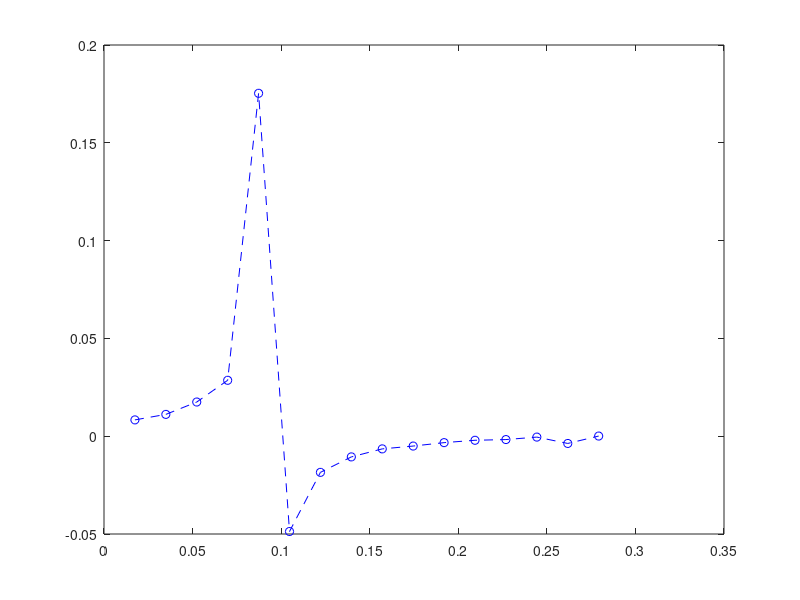

The MATLAB source for this figure:
clear all
clc
data = [-16.2500   -0.6742
  -16.0000   -0.9991
  -15.7500   -1.0281
  -15.5000   -1.0555
  -15.2500   -1.0806
  -15.0000   -1.0994
  -14.7500   -1.1090
  -14.5000   -1.1130
  -14.2500   -1.1162
  -14.0000   -1.1178
  -13.7500   -1.1192
  -13.5000   -1.1182
  -13.2500   -1.1181
  -13.0000   -1.1180
  -12.7500   -1.1174
  -12.5000   -1.1162
  -12.2500   -1.1150
  -12.0000   -1.1150
  -11.7500   -1.1047
  -11.5000   -1.0933
  -11.2500   -1.0824
  -11.0000   -1.0715
  -10.7500   -1.0600
  -10.5000   -1.0485
  -10.2500   -1.0371
  -10.0000   -1.0256
   -9.7500   -1.0121
   -9.5000   -0.9989
   -9.2500   -0.9857
   -9.0000   -0.9722
   -8.7500   -0.9582
   -8.5000   -0.9438
   -8.2500   -0.9289
   -8.0000   -0.9135
   -7.7500   -0.8988
   -7.5000   -0.8739
   -7.2500   -0.8430
   -7.0000   -0.8110
   -6.7500   -0.7783
   -6.5000   -0.7480
   -6.2500   -0.7188
   -6.0000   -0.6868
   -5.7500   -0.6530
   -5.5000   -0.6184
   -5.2500   -0.5914
   -5.0000   -0.5603
   -4.7500   -0.5272
   -4.5000   -0.4932
   -4.2500   -0.4586
   -4.0000   -0.4335
   -3.7500   -0.4036
   -3.5000   -0.3741
   -3.2500   -0.3462
   -3.0000   -0.3249
   -2.7500   -0.3003
   -2.5000   -0.2716
   -2.2500   -0.2413
   -2.0000   -0.2188
   -1.7500   -0.1898
   -1.5000   -0.1595
   -1.2500   -0.1352
   -1.0000   -0.1072
   -0.7500   -0.0794
   -0.5000   -0.0544
   -0.2500   -0.0258
         0         0
    0.2500    0.0259
    0.7500    0.0794
    1.0000    0.1072
    1.2500    0.1352
    1.5000    0.1595
    1.7500    0.1898
    2.0000    0.2188
    2.2500    0.2413
    2.5000    0.2716
    2.7500    0.3002
    3.0000    0.3249
    3.2500    0.3462
    3.5000    0.3741
    3.7500    0.4037
    4.0000    0.4334
    4.2500    0.4586
    4.5000    0.4933
    4.7500    0.5272
    5.0000    0.5603
    5.2500    0.5914
    5.5000    0.6184
    5.7500    0.6530
    6.0000    0.6868
    6.2500    0.7188
    6.5000    0.7481
    6.7500    0.7783
    7.0000    0.8111
    7.2500    0.8431
    7.5000    0.8741
    7.7500    0.8987
    8.0000    0.9133
    8.2500    0.9288
    8.5000    0.9436
    8.7500    0.9581
    9.0000    0.9721
    9.2500    0.9856
    9.5000    0.9987
    9.7500    1.0120
   10.0000    1.0255
   10.2500    1.0370
   10.5000    1.0485
   10.7500    1.0600
   11.0000    1.0715
   11.2500    1.0825
   11.5000    1.0935
   11.7500    1.1050
   12.0000    1.1154
   12.2500    1.1154
   12.5000    1.1168
   12.7500    1.1180
   13.0000    1.1187
   13.2500    1.1189
   13.5000    1.1192
   13.7500    1.1204
   14.0000    1.1190
   14.2500    1.1177
   14.5000    1.1151
   14.7500    1.1104
   15.0000    1.1008
   15.2500    1.0814
   15.5000    1.0554
   15.7500    1.0285
   16.0000    0.9995];
rho = 1.225; %density
nb = 2;      %number of blade
R = 0.355;       %radius

C = 0.032;     %blade chord length
%c_tip = 0.5*C;

CDo = 0.01;  %profile drag coefficient
%Cla = 0.0876;  %lift curve slope obtained from data given for NACA0012 airfoil lookup table
omega = 157; %rotor angular rate
%Rct = 0.2;     %root cut out
%Cth = 0.006;   % thrust coefficient for hover

sigma = nb*C/(pi*R);
%sigma1 = nb*c_tip/ (pi*R); %ideal twist with ideal taper

% theta_tip = 4.86*pi/180;  %theta_tip decided by gaussaian quadrature
% theta_tip1 = 8*pi/180;  %ideal twist with ideal 

r = linspace ( 0.0000000000000001, 1, 129);
W = [0.171324492,0.360761573,0.467913935,0.467913935,0.360761573,0.171324492];
m = [0.932469514, 0.661209386, 0.02386191860,-0.02386191860,-0.661209386,-0.932469514];
%ct = 0
%theta_tip_closed = (4*Cth/(sigma*Cla)) + (Cth/2)^0.5;    %closed form of theta tip

% Use of gaussian quaderature to decide theta_tip
% for i = 1:length(r)-1
%     a = r(i);
%     b = r(i+1);
%     sum = 0;
%     for j = 1:6
%         ti = (((b-a)/2)* m(j))+ ((a+b)/2);
%         lambda = sigma *(Cla/16)* ((1+(32* theta_tip/(sigma* Cla)))^0.5 -1) ;
%         dct = 0.5* sigma* Cla* ((theta_tip*ti) - lambda*ti^2)*W(j)* ((b-a)/2);
%         sum = sum+ dct
%     end
%     ct = sum + ct;
% end
% error = ((ct - Cth)/Cth)*100 
% ct1 = 0;
% Use of gaussian quaderature to decide theta_tip for ideal twist with  ideal taper case
% for g = 1:length(r)-1
%     a = r(g);
%     b = r(g+1);
%     sum1 = 0;
%     for h = 1:6
%         ti1 = (((b-a)/2)* m(h))+ ((a+b)/2);
%         lambda1 = sigma1 *(Cla/16)* ((1+(32* theta_tip1/(sigma1* Cla)))^0.5 -1) ;
%         dct1 = 0.5* sigma1* Cla* ((theta_tip1*ti1) - lambda1*ti1^2)*W(h)* ((b-a)/2);
%         sum1 = sum1+ dct1
%     end
%     ct1 = sum1 + ct1;
% end
% error1 = ((ct1 - Cth)/Cth)*100     
% 
% lambda_hover = (Cth/2)^0.5;
% 
% theta_75 = ((2*Cth/(sigma*Cla))+ (lambda_hover/2))*3;

%lambda = sigma *(Cla/16)* ((1+(32* theta_tip/(sigma* Cla)))^0.5 -1) %constant lambda for theta tip
%lambda1 =sigma1 *(Cla/16)* ((1+(32* theta_tip/(sigma1* Cla)))^0.5 -1); %ideal twist with ideal taper


% dCt_by_dr = rand (1, 10);
% dCt_by_dr_var = rand (1, 10);
% dCt_by_dr_var1 = rand (1, 10);
% dCt_by_dr_idtap = rand (1,10);
% 
% phi = rand (1,10);
% phi_var = rand (1,10);
% phi_var1 = rand (1,10);
% phi_idtap = rand (1,10);
% 
% %theta = rand(1,10);
% theta_var = rand(1,10);
% theta_var1 = rand(1,10);
% theta_idtap = rand (1,10);
% 
% lambda_var = rand(1,10);
% lambda_var1 = rand(1,10);
% 
% alpha_idtap = rand(1,10);
% alpha_var = rand(1,10);
% alpha = rand(1,10);
% alpha_var1 = rand(1,10);

% dCqi_by_dr = rand(1,10);
% dCqi_by_dr_var = rand(1,10);
% dCqi_by_dr_var1 = rand(1,10);
% dCqi_by_dr_idtap = rand(1,10);
% 
% dCq0_by_dr = rand(1,10);
% dCq0_by_dr_var = rand(1,10);
% dCq0_by_dr_var1 = rand(1,10);
% dCq0_by_dr_idtap = rand(1,10);
% 
% dCq_by_dr = rand (1,10);
% dCq_by_dr_var = rand (1,10);
% dCq_by_dr_var1 = rand (1,10);
% dCq_by_dr_idtap = rand (1,10);
% 
% dCt_by_dr_tiploss = rand(1,10);
% dCt_by_dr_var_tiploss = rand(1,10);
% dCt_by_dr_var1_tiploss  = rand(1,10);
% dCt_by_dr_idtap_tiploss= rand(1,10);

% lambda_tiploss = rand(1,10);
% lambda_var_tiploss = rand(1,10);
% lambda_var1_tiploss = rand(1,10);
% lambda_idtap_tiploss = rand(1,10);
% 
% dCq_by_dr_tiploss = rand (1,10);
% dCq_by_dr_var_tiploss = rand (1,10);
% dCq_by_dr_var1_tiploss= rand (1,10);
% dCq_by_dr_idtap_tiploss = rand (1,10);
% 
% dCqi_by_dr_tiploss = rand(1,10);
% dCqi_by_dr_var_tiploss = rand(1,10);
% dCqi_by_dr_var1_tiploss = rand(1,10);
% dCqi_by_dr_idtap_tiploss = rand(1,10);
% 
% dCq0_by_dr_tiploss = rand(1,10);
% dCq0_by_dr_var_tiploss = rand(1,10);
% dCq0_by_dr_var1_tiploss = rand(1,10);
% dCq0_by_dr_idtap_tiploss = rand(1,10);

% f = rand(1,10);
% F = rand(1,10);
lambda = rand(1,128);
phi = rand(1,128);
alpha = rand(1,128);
CT = rand(1,17); 
Cla = rand(1,28);
cl = data(:, 2);
Theta = 0:1:16;
theta = rand(1,17);
P = zeros(1,17)
for j = 1:length(Theta)
        %for ideal twist with theta_tip
        %theta(i) = theta_tip/ r(i);  %pitch angle for theta tip 
        %dCt_by_dr(i) =  0.5* sigma*Cla*((theta^2* r(i)) - (lambda(i)*r(i)) );   %thrust distribution equation for theta tip
        
        theta(j) = Theta(j)*(pi/180);
        for i = 1:length(r)-1
            lambda(i) = sqrt(sigma* abs(cl(i))* r(i)/8);
            phi(i)= lambda(i) / r(i);   %aoa for theta tip
            alpha(i) = theta(j) - phi(i);
            Cla(i) = cl(i)/alpha(i);
            a = r(i);
            b = r(i+1);
            sum1 = 0;
            for h = 1:6
                ti1 = (((b-a)/2)* m(h))+ ((a+b)/2);
                %lambda(i) = sigma1 *(Cla(i)/16)* ((1+(32* theta/(sigma1* Cla)))^0.5 -1) ;
                dct1 = 0.5* sigma* Cla(i)* ((theta(j)^2*ti1) - lambda(i)*ti1)*W(h)* ((b-a)/2);
                sum1 = sum1+ dct1;
            end
            P(j) = sum1 + P(j)
        end
        CT(j) = P(j);
%         dCqi_by_dr(i) = 0.5*sigma* Cla* alpha(i)* lambda* (r(i)^2);
%         dCq0_by_dr(i) = 0.5*sigma* CDo* (r(i)^3);
%         dCq_by_dr(i) = dCqi_by_dr(i) +  dCq0_by_dr(i);
%         
%         f(i) = (nb/2)* ((1-r(i))/(r(i)*sin(phi(i))));
%         F(i) = (2/pi)* acos(exp(-f(i)));
%         
%         lambda_tiploss(i) = (sigma*Cla/(16*F(i)))*((1+ (32*F(i)*theta(i)*r(i)/(sigma* Cla)))^0.5 - 1);
%         dCt_by_dr_tiploss(i) =  0.5* sigma*Cla*((theta_tip* r(i)) - (lambda_tiploss(i)*r(i)) );
%         dCqi_by_dr_tiploss(i) = 0.5*sigma* Cla* alpha(i)* lambda_tiploss(i)* (r(i)^2);
%         dCq0_by_dr_tiploss(i) = 0.5*sigma* CDo* (r(i)^3);
%         dCq_by_dr_tiploss(i) = dCqi_by_dr_tiploss(i) +  dCq0_by_dr_tiploss(i);
%         
%         % for linear twist
%         theta_tw = 0;
%         theta_var(i) = theta_75 + (theta_tw*(r(i)-0.75));      %variable theta
%         lambda_var(i) = sigma *(Cla/16)* ((1+(32* theta_var(i)* r(i)/(sigma* Cla)))^0.5 -1);
%         phi_var (i) = lambda_var(i)/r(i);
%         alpha_var(i) = theta_var(i) - phi_var(i);
%         dCt_by_dr_var(i) =  0.5* sigma*Cla*((theta_var(i)* r(i)*r(i)) - (lambda_var(i)*r(i)) );
%         dCqi_by_dr_var(i) = 0.5*sigma* Cla* alpha_var(i)* lambda_var(i)* (r(i)^2);
%         dCq0_by_dr_var(i) = 0.5*sigma* CDo* (r(i)^3);
%         dCq_by_dr_var(i) = dCqi_by_dr_var(i) +  dCq0_by_dr_var(i);
%         
%         lambda_var_tiploss(i) = sigma*Cla/(16*F(i))*((1+ (32*F(i)*theta_var(i)*r(i)/(sigma* Cla)))^0.5 - 1);
%         dCt_by_dr_var_tiploss(i) =  0.5* sigma*Cla*((theta_tip* r(i)) - (lambda_var_tiploss(i)*r(i)) );
%         dCqi_by_dr_var_tiploss(i) = 0.5*sigma* Cla* alpha_var(i)* lambda_var_tiploss(i)* (r(i)^2);
%         dCq0_by_dr_var_tiploss(i) = 0.5*sigma* CDo* (r(i)^3);
%         dCq_by_dr_var_tiploss(i) = dCqi_by_dr_var_tiploss(i) +  dCq0_by_dr_var_tiploss(i);
%         
%         
%         %for linear twist with theta_tw = -15deg
%         theta_tw1 = -15 *pi/180;
%         theta_var1(i) = theta_75 + (theta_tw1*(r(i)-0.75));      %variable theta
%         lambda_var1(i) = sigma *(Cla/16)* ((1+(32* theta_var1(i)* r(i)/(sigma* Cla)))^0.5 -1);
%         phi_var1 (i) = lambda_var1(i)/r(i);
%         alpha_var1(i) = theta_var1(i) - phi_var1(i);
%         dCt_by_dr_var1(i) =  0.5* sigma*Cla*((theta_var1(i)* r(i)*r(i)) - (lambda_var1(i)*r(i)) );
%         dCqi_by_dr_var1(i) = 0.5*sigma* Cla* alpha_var1(i)* lambda_var1(i)* (r(i)^2);
%         dCq0_by_dr_var1(i) = 0.5*sigma* CDo* (r(i)^3);
%         dCq_by_dr_var1(i) = dCqi_by_dr_var1(i) +  dCq0_by_dr_var1(i);
%         
%         lambda_var1_tiploss(i) = sigma*Cla/(16*F(i))*((1+ (32*F(i)*theta_var1(i)*r(i)/(sigma* Cla)))^0.5 - 1);
%         dCt_by_dr_var1_tiploss(i) =  0.5* sigma*Cla*((theta_tip* r(i)) - (lambda_var1_tiploss(i)*r(i)) );
%         dCqi_by_dr_var1_tiploss(i) = 0.5*sigma* Cla* alpha_var1(i)* lambda_var1_tiploss(i)* (r(i)^2);
%         dCq0_by_dr_var1_tiploss(i) = 0.5*sigma* CDo* (r(i)^3);
%         dCq_by_dr_var1_tiploss(i) = dCqi_by_dr_var1_tiploss(i) +  dCq0_by_dr_var1_tiploss(i);
%         
%         
%         % for ldeal twist with ideal taper
%         theta_idtap(i) = theta_tip1/r(i);
%         phi_idtap(i) = lambda1/ r(i);
%         alpha_idtap(i) = theta_idtap(i) - phi_idtap(i);
%         dCt_by_dr_idtap(i) =  0.5* sigma1*Cla*((theta_tip1* r(i)) - (lambda1*r(i)) );
%         dCqi_by_dr_idtap(i) = 0.5*sigma* Cla* alpha_idtap(i)* lambda1* (r(i)^2);
%         dCq0_by_dr_idtap(i) = 0.5*sigma* CDo* (r(i)^3);
%         dCq_by_dr_idtap(i) = dCqi_by_dr_idtap(i) +  dCq0_by_dr_idtap(i);
%         
%         lambda_idtap_tiploss(i) = sigma1*Cla/(16*F(i))*((1+ (32*F(i)*theta_idtap(i)*r(i)/(sigma1* Cla)))^0.5 - 1);
%         dCt_by_dr_idtap_tiploss(i) =  0.5* sigma1*Cla*((theta_tip1* r(i)) - (lambda_idtap_tiploss(i)*r(i)) );
%         dCqi_by_dr_var1_tiploss(i) = 0.5*sigma1* Cla* alpha_idtap(i)* lambda_idtap_tiploss(i)* (r(i)^2);
%         dCq0_by_dr_var1_tiploss(i) = 0.5*sigma1* CDo* (r(i)^3);
%         dCq_by_dr_var1_tiploss(i) = dCqi_by_dr_idtap_tiploss(i) +  dCq0_by_dr_idtap_tiploss(i);
        
        
        
    
end

figure(1)
plot(theta, P, 'b--o')
% 
% %figure
% % plot(r, dCt_by_dr, r, dCt_by_dr_var, 'r',  r, dCt_by_dr_var1, 'g', r,  dCt_by_dr_idtap, 'k')
% % title ('variation of thrust distribution with non dimensional radial location')
% % xlabel ('non dimensional radial location(r)')
% % ylabel ('Thrust distribution')
% % legend ('ideal twist', 'linear twist with 0 deg'  , 'twist with -15deg' , 'ideal twist with ideal taper')
% 
% % figure
% % plot(r, alpha, r , alpha_var, 'r', r, alpha_var1 ,'g', r, alpha_idtap , 'k')
% % title ('plot of AOA for constant lambda and closed form sloution')
% % xlabel ('non dimensional radial location(r)')
% % ylabel('AOA')
% % legend ('ideal twist', 'linear twist with 0 deg'  , 'twist with -15deg', 'ideal twist with ideal taper')
% 
% figure
% plot (r, theta, r, theta_var, 'r' , r, theta_var1, 'g', r , theta_idtap, 'k')
% title('variation of pitch angle with non dimensional radial location')
% xlabel ('non dimensional radial location(r)')
% ylabel('pitch angle')
% legend ('ideal twist', 'linear twist with 0 deg'  , 'twist with -15deg', 'ideal twist with ideal taper')
% 
% figure
% plot (r, lambda, r, lambda_var, 'r', r, lambda_var1, 'g', r, lambda1, 'k')
% title('variation of induced inflow with non dimensional radial location')
% xlabel ('non dimensional radial location(r)')
% ylabel('induced inflow ')
% legend ('ideal twist', 'linear twist with 0 deg'  , 'twist with -15deg', 'ideal twist with ideal taper')
% 
% figure
% plot (r, dCqi_by_dr, 'b', r, dCqi_by_dr_var, 'r', r , dCqi_by_dr_var1, 'g', r, dCqi_by_dr_idtap, 'k')
% title('variation of induced torque distribution with non dimensional radial location')
% xlabel ('non dimensional radial location(r)')
% ylabel('induced torque distribution ')
% legend ('ideal twist', 'linear twist with 0 deg'  , 'twist with -15deg', 'ideal twist with ideal taper')
% 
% figure
% plot (r, dCq0_by_dr, 'b', r, dCq0_by_dr_var, 'r', r , dCq0_by_dr_var1, 'g', r, dCq0_by_dr_idtap, 'k')
% title('variation of profile torque distribution with non dimensional radial location')
% xlabel ('non dimensional radial location(r)')
% ylabel('profile torque distribution ')
% legend ('ideal twist', 'linear twist with 0 deg'  , 'twist with -15deg', 'ideal twist with ideal taper')
% 
% figure
% plot (r, dCq_by_dr, 'b', r, dCq_by_dr_var, 'r', r , dCq_by_dr_var1, 'g', r, dCq_by_dr_idtap, 'k')
% title('variation of total torque distribution with non dimensional radial location')
% xlabel ('non dimensional radial location(r)')
% ylabel('total torque distribution ')
% legend ('ideal twist', 'linear twist with 0 deg'  , 'twist with -15deg', 'ideal twist with ideal taper')
% 
% figure
% plot (r, lambda_tiploss, 'b', r, lambda_var_tiploss, 'r', r ,lambda_var1_tiploss , 'g', r, lambda_idtap_tiploss, 'k')
% title('variation of inflow with tip loss with non dimensional radial location')
% xlabel ('non dimensional radial location(r)')
% ylabel('inflow with tiploss ')
% legend ('ideal twist', 'linear twist with 0 deg'  , 'twist with -15deg', 'ideal twist with ideal taper')
% 
% figure
% plot (r, dCt_by_dr_tiploss, 'b',r, dCt_by_dr_var_tiploss, 'r', r ,dCt_by_dr_var1_tiploss, 'g', r, dCt_by_dr_idtap_tiploss, 'k')
% title('variation of thrust distribution with tip loss with non dimensional radial location')
% xlabel ('non dimensional radial location(r)')
% ylabel('thrust distribution with tip loss ')
% legend ('ideal twist', 'linear twist with 0 deg'  , 'twist with -15deg', 'ideal twist with ideal taper')
% 
% 
% 
% figure
% plot (r, dCq_by_dr_tiploss, 'b',r, dCq_by_dr_var_tiploss, 'r', r ,dCq_by_dr_var1_tiploss, 'g', r, dCq_by_dr_idtap_tiploss, 'k')
% title('variation of torque distribution with tip loss with non dimensional radial location')
% xlabel ('non dimensional radial location(r)')
% ylabel('torque distribution with tip loss ')
% legend ('ideal twist', 'linear twist with 0 deg'  , 'twist with -15deg', 'ideal twist with ideal taper')

